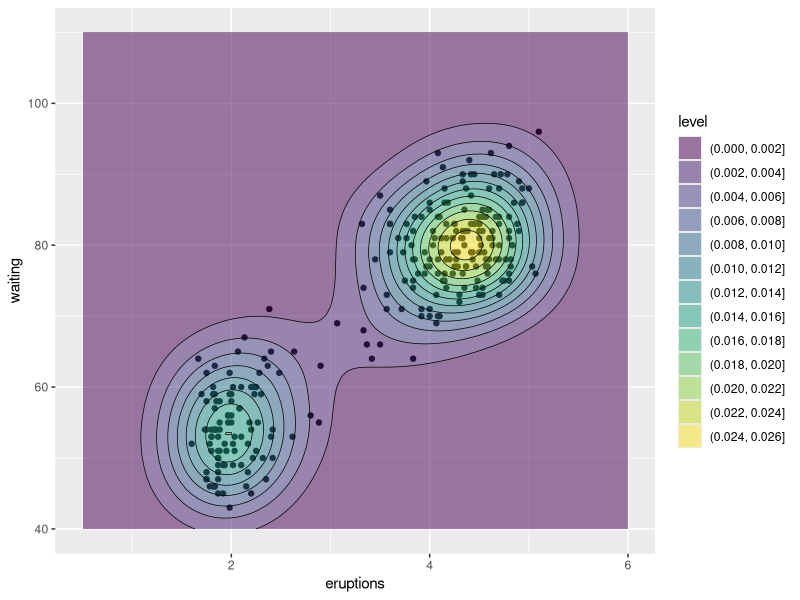

This chart was generated by the following R code:
## ---- chunk 1
#| tbl-cap: "A sample of the famous (Fisher's or Anderson's) iris data set"

# library(datasets)
# library(dplyr)

datasets::iris |>
  dplyr::as_tibble() |>
  dplyr::slice_sample(n = 5)
## ---- chunk 2
#| fig-cap: "Relations betwwen __waiting time to next eruption__ (in minutes) and __eruption time__ (in minutes) for the Old Faithful geyser in Yellowstone National Park, Wyoming, USA."
#| fig-height: 3.5

# Example extracted from:
# <https://ggplot2.tidyverse.org/reference/geom_density_2d.html>.

# library(datasets)
library(ggplot2)

ggplot2::ggplot(faithful, aes(x = eruptions, y = waiting)) +
  ggplot2::geom_point() +
  ggplot2::xlim(0.5, 6) +
  ggplot2::ylim(40, 110) +
  geom_density_2d_filled(alpha = 0.5) +
  geom_density_2d(linewidth = 0.25, colour = "black")
